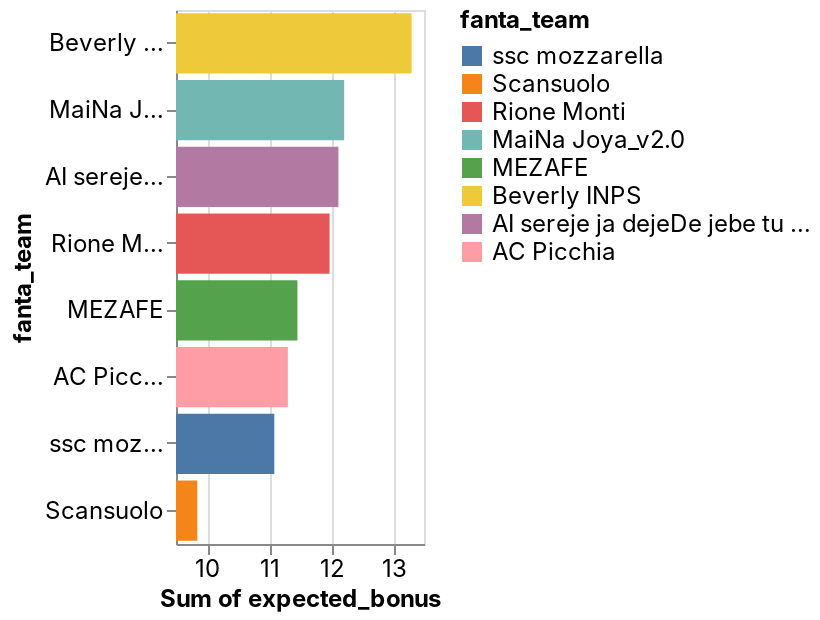

Notebook code for this chart:
### Code cell
_deepnote_run_altair(predictions, """{"$schema":"https://vega.github.io/schema/vega-lite/v4.json","mark":{"type":"bar","tooltip":{"content":"data"}},"height":220,"autosize":{"type":"fit"},"data":{"name":"placeholder"},"encoding":{"x":{"field":"expected_bonus","type":"quantitative","sort":null,"scale":{"type":"linear","zero":false},"aggregate":"sum"},"y":{"field":"fanta_team","type":"nominal","sort":{"order":"descending","encoding":"x"},"scale":{"type":"linear","zero":true}},"color":{"field":"fanta_team","type":"nominal","sort":null,"scale":{"type":"linear","zero":false}}}}""")

### Figure 1 — Vega-Lite specification as saved in the notebook (floating-point values rounded to 4 significant figures; data arrays with more than 128 entries replaced by an {"elided": "..."} marker saying what was removed)
{"config": {"view": {"continuousWidth": 400, "continuousHeight": 300}, "area": {"fill": "#51C0E9"}, "axis": {"labelFont": "Inter, sans-serif", "labelFontSize": 12, "labelFontWeight": "normal", "labelLimit": 60, "labelOverlap": "greedy", "titleFont": "Inter, sans-serif", "titleFontSize": 12, "titleFontWeight": "bold"}, "background": "#ffffff", "legend": {"labelFont": "Inter, sans-serif", "labelFontSize": 12, "titleFont": "Inter, sans-serif", "titleFontSize": 12, "titleFontWeight": "bold"}, "line": {"stroke": "#51C0E9", "strokeWidth": 2}, "rect": {"fill": "#51C0E9"}, "title": {"anchor": "start", "color": "#000000", "font": "Inter, sans-serif", "fontSize": 22, "fontWeight": "normal"}}, "data": {"name": "data-e41e962e77357db2d67c10a6e407631c"}, "mark": {"type": "bar", "tooltip": {"content": "data"}}, "autosize": {"type": "fit"}, "encoding": {"color": {"type": "nominal", "field": "fanta_team", "scale": {"type": "linear", "zero": false}, "sort": null}, "x": {"type": "quantitative", "aggregate": "sum", "field": "expected_bonus", "scale": {"type": "linear", "zero": false}, "sort": null}, "y": {"type": "nominal", "field": "fanta_team", "scale": {"type": "linear", "zero": true}, "sort": {"encoding": "x", "order": "descending"}}}, "height": 300, "width": "container", "$schema": "https://vega.github.io/schema/vega-lite/v4.json", "datasets": {"data-e41e962e77357db2d67c10a6e407631c": {"elided": "166 records"}}}
